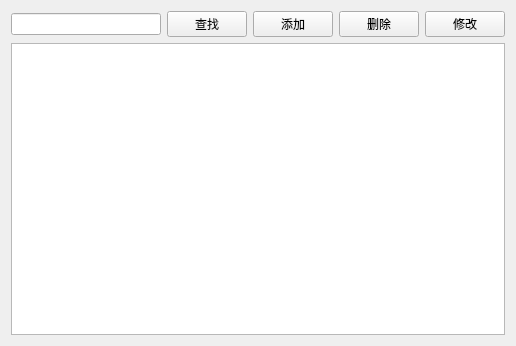
<?xml version="1.0" encoding="UTF-8"?>
<ui version="4.0">
 <class>PatientView</class>
 <widget class="QWidget" name="PatientView">
  <property name="geometry">
   <rect>
    <x>0</x>
    <y>0</y>
    <width>516</width>
    <height>346</height>
   </rect>
  </property>
  <property name="windowTitle">
   <string>患者管理</string>
  </property>
  <layout class="QVBoxLayout" name="verticalLayout">
   <item>
    <layout class="QHBoxLayout" name="horizontalLayout">
     <item>
      <widget class="QLineEdit" name="lineEdit"/>
     </item>
     <item>
      <widget class="QPushButton" name="btSearch">
       <property name="text">
        <string>查找</string>
       </property>
      </widget>
     </item>
     <item>
      <widget class="QPushButton" name="btAdd">
       <property name="text">
        <string>添加</string>
       </property>
      </widget>
     </item>
     <item>
      <widget class="QPushButton" name="btDelete">
       <property name="text">
        <string>删除</string>
       </property>
      </widget>
     </item>
     <item>
      <widget class="QPushButton" name="btEdit">
       <property name="text">
        <string>修改</string>
       </property>
      </widget>
     </item>
    </layout>
   </item>
   <item>
    <widget class="QTableView" name="tableView"/>
   </item>
  </layout>
 </widget>
 <resources/>
 <connections/>
</ui>
